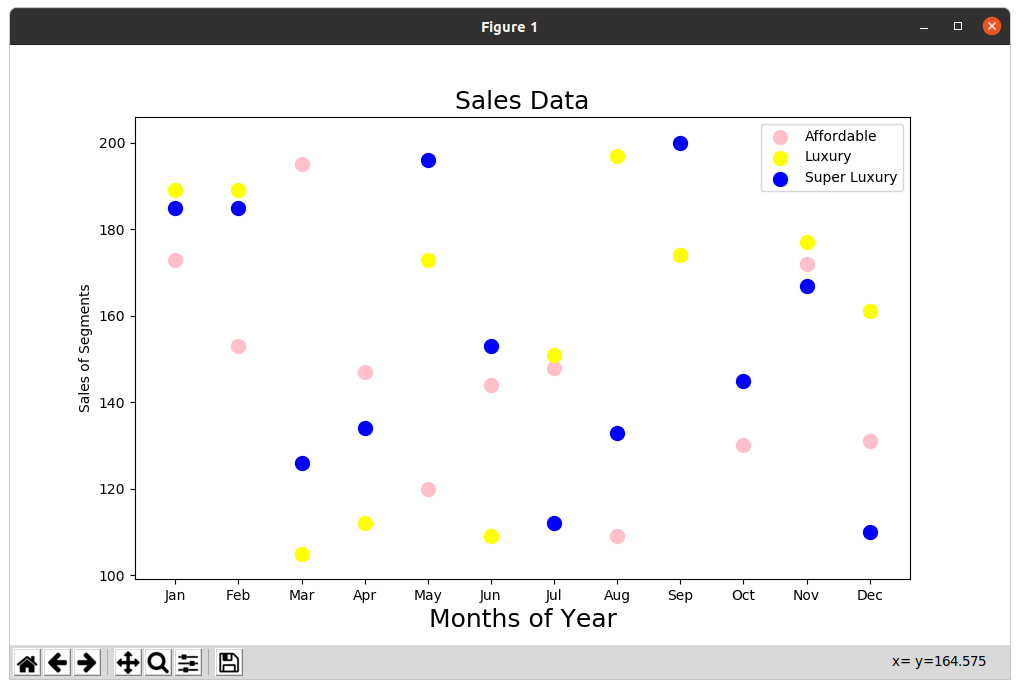

The Python source for this figure:
import matplotlib.pyplot as plt

# Replace these with your actual data
months = ["Jan", "Feb", "Mar", "Apr", "May","Jun","Jul","Aug","Sep","Oct","Nov","Dec"]
affordable_segment = [173,153,195,147,120,144,148,109,174,130,172,131]
luxury_segment = [189,189,105,112,173,109,151,197,174,145,177,161]
super_luxury_segment = [185,185,126,134,196,153,112,133,200,145,167,110]

# Create a scatter plot with different colors for each segment
plt.figure(figsize=(10, 6))

# Plot the data for the Affordable segment
plt.scatter(months, affordable_segment, color='pink', label='Affordable', s=100)

# Plot the data for the Luxury segment
plt.scatter(months, luxury_segment, color='yellow', label='Luxury', s=100)

# Plot the data for the Super Luxury segment
plt.scatter(months, super_luxury_segment, color='blue', label='Super Luxury', s=100)

# Set properties for the graph
plt.xlabel('Months of Year', fontsize=18)
plt.ylabel('Sales of Segments')
plt.title('Sales Data', fontsize=18)

# Add legend
plt.legend()

# Show the scatter plot
plt.show()
